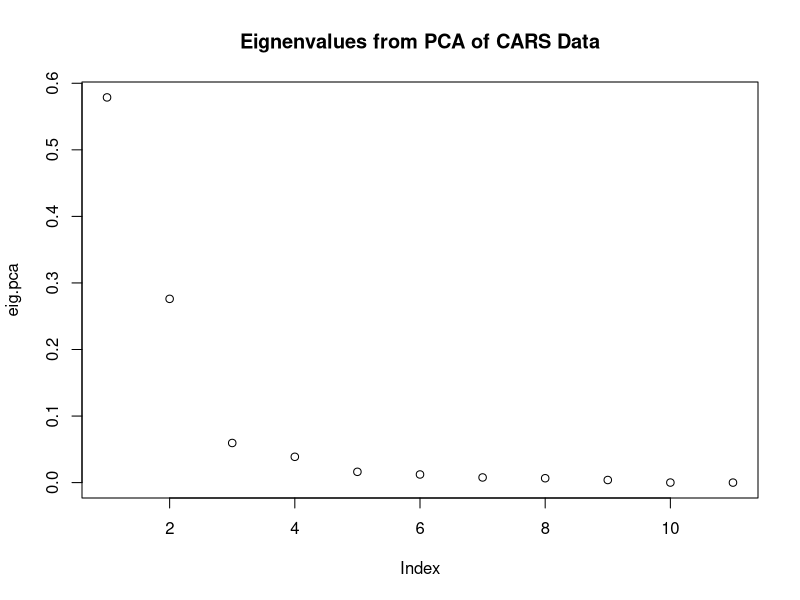

Write the R code that produced this figure. (Note: this script raises an error after producing the figure.)
###############################################################
#                                                             #
#       Homework 4: Cluster Analysis with R                   #
#                                                             #
###############################################################


######################################################
### install packages we'll be using for clustering ###
######################################################

# Note: if you've already installed these packages, there is no need to install them again!

#install.packages("readr")
#install.packages("cluster")
#install.packages("dbscan")


###################################
### Import and prepare dataset  ###
###################################

# read in data -- Note you will have to change this to the path for the file on YOUR computer
library(readr)
library(dbscan)
library(cluster)
CARS <- read_csv("cars.csv")

# remove observations with missing values
CARS = na.omit(CARS)

# remove non-numeric variables, use only cars with Types SUV, Truck or Sports

a = which(CARS[,3]=="Sports")
b = which(CARS[,3]=="SUV")
c = which(CARS[,3]=="Truck")

CARS = CARS[c(a,b,c),]
CARS.type = CARS[,3]
CARS = CARS[,-c(1:5)]


#############################################
### Perform Principal Components Analysis ### 
#############################################

# perform PCA
pca = prcomp(CARS, scale.=T)

# calculate the eigenvalues
var.pca = sum((pca$sdev)^2)
eig.pca = (pca$sdev)^2/var.pca

# shows values of eigenvalues for each component
eig.pca

par(mfrow=c(1,1))

# plot the eigenvalues of the dataset
plot(eig.pca, main="Eignenvalues from PCA of CARS Data")

# sum the first two to determine how much variation they capture
sum(eig.pca[1:2]) 

# sum the first three to determine how much variation they capture
sum(eig.pca[1:3]) 

# sum the first four to determine how much variation they capture
sum(eig.pca[1:4]) 

# create our dimension-reduced dataset using only the number of components that we need.
# Replace NUMBER with how many you wish to use

pca.data = pca$x[,1:NUMBER]

##################################
### Perform K-means clustering ###
##################################

library(cluster)

# calculate gap statistic
Gap = clusGap(pca.data, FUN=kmeans, nstart=25, K.max=20)

# plot gap statistic
plot(Gap, main="Gap Statistic Plot") 

# perform k-means by replacing K-VALUE with the number you would like to use
#change numeric mdidle value to establish K-Value
k.means = kmeans(pca.data, 4, nstart=25)


# To plot, change col = 1: K-VALUE to the number you used for K
# Note that triangle=SUV, circle=Truck, square=Sports car

plot(pca.data, col = k.means$cluster, main="K-Means", type="n")
points(k.means$centers, col = 1:K-VALUE, pch = 8, cex = 2)
points(pca.data[which(CARS.type=="SUV"),], col = k.means$cluster[which(CARS.type=="SUV")], pch=2)
points(pca.data[which(CARS.type=="Truck"),], col = k.means$cluster[which(CARS.type=="Truck")], pch=1)
points(pca.data[which(CARS.type=="Sports"),], col = k.means$cluster[which(CARS.type=="Sports")], pch=0)


###############################
### DBSCAN  Clustering ########
###############################

library(dbscan)

# create k-nearest-neighbor plot to determine epsilon. Note here K=C.
par(mfrow=c(1,1))
kNNdistplot(pca.data, k=4)

# perform DBSCAN by filling in your choice for EPSILON
#vary epsilon
density = dbscan(pca.data, minPts = 4, eps=.8)

# plot results

plot(pca.data, type="n", main="DBSCAN")
points(pca.data[which(CARS.type=="SUV"),], col = density$cluster[which(CARS.type=="SUV")], pch=2)
points(pca.data[which(CARS.type=="Truck"),], col = density$cluster[which(CARS.type=="Truck")], pch=1)
points(pca.data[which(CARS.type=="Sports"),], col = density$cluster[which(CARS.type=="Sports")], pch=0)
points(pca.data[density$cluster[which(CARS.type=="SUV")]==0,], pch = 2, col = "grey")
points(pca.data[density$cluster[which(CARS.type=="Truck")]==0,], pch = 1, col = "grey")
points(pca.data[density$cluster[which(CARS.type=="Sports")]==0,], pch = 0, col = "grey")
